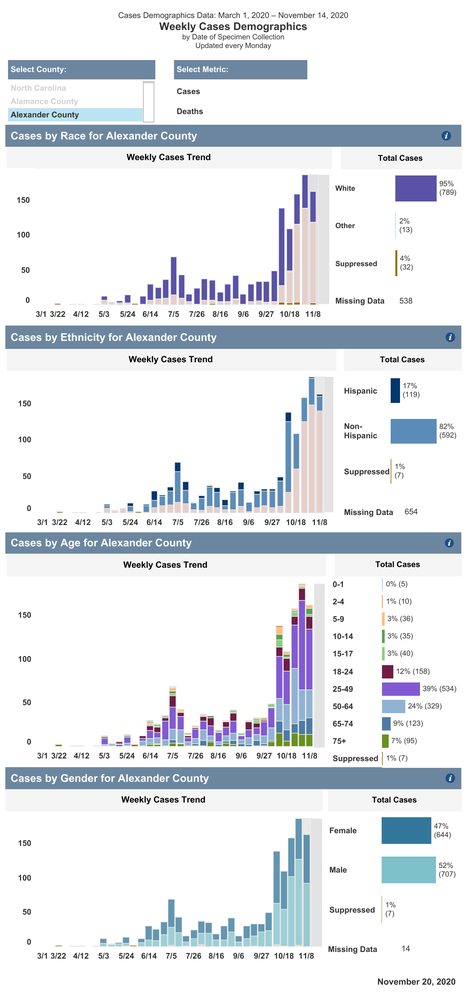
#> input picture demo_data/dev/image_files/NCDHHS_Alexander_county.png, 466 x 1000 px, shrunk from 1398 x 2998 before the run
$ python read_png2.py
#> lines starting #> are read from the running program, lines starting #| are printed output that depends on the picture
import cv2 as cv
import numpy as np
import matplotlib.pyplot as plt

flags = [i for i in dir(cv) if i.startswith("COLOR_")]

table = cv.imread("NCDHHS_Alexander_county.png")
#> table is the input picture: shape (1000, 466, 3); mean B, G, R 236.1, 231.4, 227.8
gray = cv.cvtColor(table, cv.COLOR_BGR2GRAY)
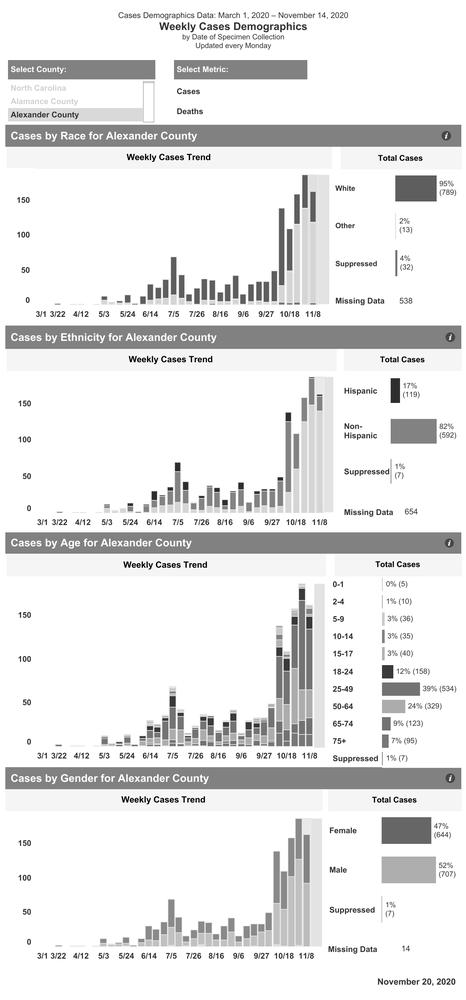
#> gray: shape (1000, 466); min 0, max 255, mean 230.9
gray = np.float32(gray)
dst = cv.cornerHarris(gray, 20, 31,0.04)
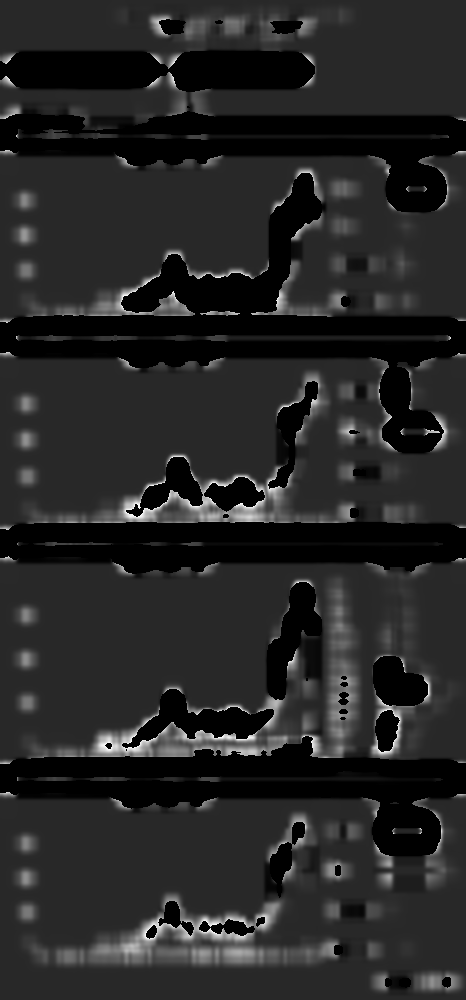
#> dst: shape (1000, 466) float32; 23.97% of the values are NaN or infinite; the others: min -1.36e+37, max 7.1e+37, mean nan; drawn with min black, max white, NaN and infinite black
dst = cv.dilate(dst, None)
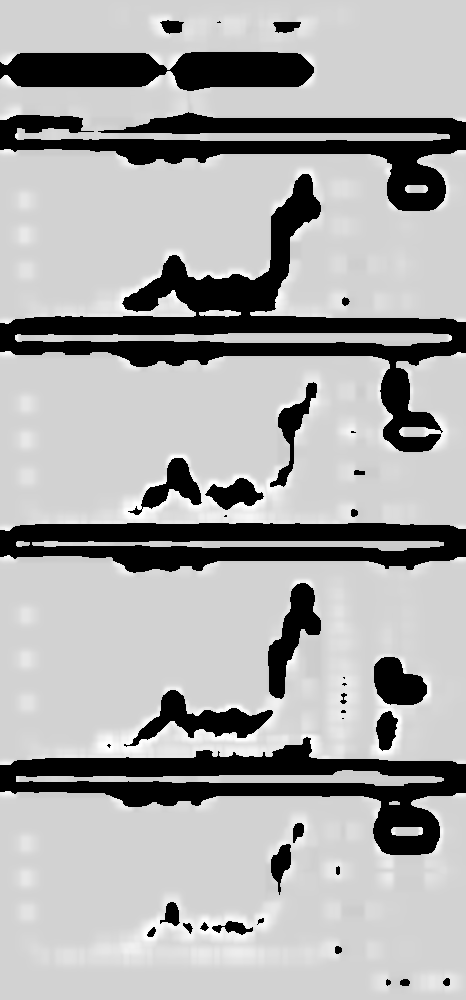
#> dst: shape (1000, 466) float32; 20.94% of the values are NaN or infinite; the others: min -3.4e+38, max 7.1e+37, mean nan; drawn with min black, max white, NaN and infinite black
table[dst>.01*dst.max()] = [0,0,255]
plt.imshow(table)
plt.show()
